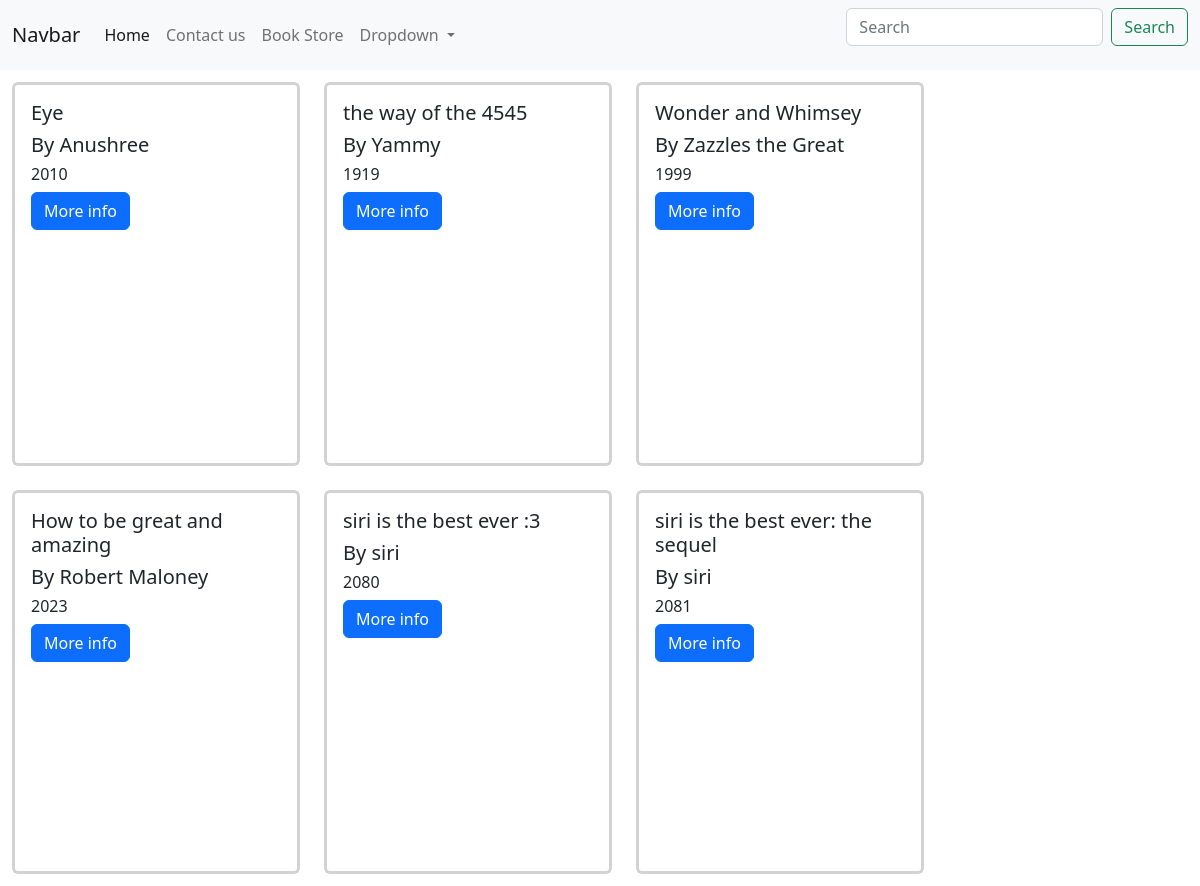
/books, run on the app's committed database.
### Library/models.py (models this page shows)
class Book(models.Model):
    title = models.CharField(max_length=40) # charfields have to have a max length
    author = models.CharField(max_length=40)
    genre = models.TextField(default="Romance")
    year = models.IntegerField()
    inventory = models.IntegerField()
    id = models.AutoField(primary_key=True)

### Library/views.py (the view)
# urls.py: path('books', view_all_books, name='all_books'),
def view_all_books(request):
    all_books = Book.objects.all()
    return render(request, 'all_books.html', {'books':all_books})

### Library/templates/all_books.html (shortened to what this page needs)
{% extends 'base.html' %}
{% block content %}
    {% for b in books %}
        <div class="card" style="width: 18rem; height:24rem">
            <div class="card-body">
            <h5 class="card-title">{{ b.title }}</h5>
            <h5 class="card-text"> By {{ b.author }}</h5>
            <h6 class="card-text"> {{ b.year }}</h6>
            <a href="{% url 'single_book' b.id %}" class="btn btn-primary">More info</a>
            </div>
        </div>
    {% endfor %}
{% endblock %}

### Library/templates/base.html (shortened to what this page needs)
<html>
	<head>
        <link rel="stylesheet" href="https://cdn.jsdelivr.net/npm/bootstrap@5.2.3/dist/css/bootstrap.min.css">
	</head>
	<body>
        <nav class="navbar navbar-expand-lg navbar-light bg-light">
            <div class="container-fluid">
              <a class="navbar-brand" href="#">Navbar</a>
              <div class="collapse navbar-collapse" id="navbarSupportedContent">
                <ul class="navbar-nav me-auto mb-2 mb-lg-0">
                  <li class="nav-item">
                    <a class="nav-link active" aria-current="page" href="{% url 'index' %}">Home</a>
                  </li>
                  <li class="nav-item">
                    <a class="nav-link" href="{% url 'contact' %}">Contact us</a>
                  </li>
                  <li class="nav-item">
                    <a class="nav-link" href="{% url 'all_books' %}">Book Store</a>
                  </li>
                  <li class="nav-item dropdown">
                    <a class="nav-link dropdown-toggle" href="#" id="navbarDropdown" role="button" data-bs-toggle="dropdown" aria-expanded="false">
                      Dropdown
                    </a>
                  </li>
                </ul>
                <form class="d-flex">
                  <input class="form-control me-2" type="search" placeholder="Search" aria-label="Search">
                  <button class="btn btn-outline-success" type="submit">Search</button>
                </form>
              </div>
            </div>
          </nav>
		{% block content %}
        {% endblock %}
	</body>
</html>

### Library/templates/base.html (style rules this page uses)
.card { float:left; margin:1%; border-width: 3px; max-width: 40%; }

### data on the page
Book: title "Eye", author "Anushree", year "2010"
Book: title "the way of the 4545", author "Yammy", year "1919"
Book: title "Wonder and Whimsey", author "Zazzles the Great", year "1999"
Book: title "How to be great and amazing", author "Robert Maloney", year "2023"
Book: title "siri is the best ever :3", author "siri", year "2080"
Book: title "siri is the best ever: the sequel", author "siri", year "2081"
